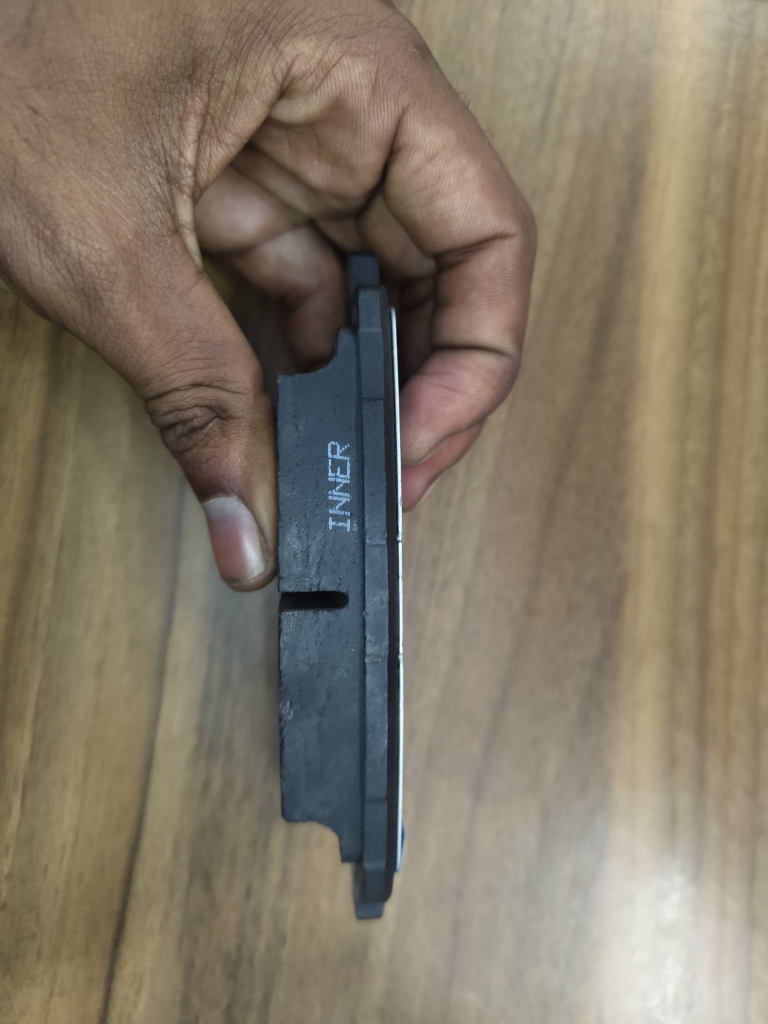
#> input picture E.T/IMG-20250809-WA0009.jpg, 3072 x 4096 px, given in place of the camera (shown at 1/4 size)
$ python dim7.py
#> lines starting #> are read from the running program, lines starting #| are printed output that depends on the picture; after the words box and inside, x2 and y2 are one past the last pixel; in counts of white or black regions, pixels touching at a corner belong together
#> further down, frame is the input picture: shape (4096, 3072, 3); mean B, G, R 103.2, 120.4, 131
#> `image = imutils.resize(frame, width=600)`:
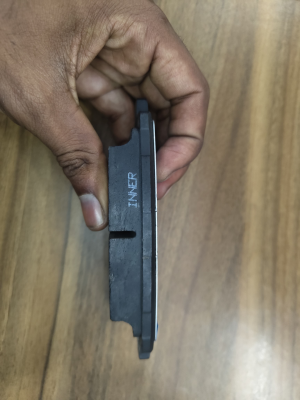
#> image: shape (800, 600, 3) (shown at 1/2 size); mean B, G, R 103.2, 120.4, 131
import cv2
import imutils
import numpy as np
from scipy.spatial import distance as dist

# Reference values
KNOWN_WIDTH_PIXELS = 404.08
KNOWN_WIDTH_CM = 13.3
TARGET_WIDTH_CM = 5.56
TARGET_HEIGHT_CM = 12.54
TOLERANCE = 0.2

def midpoint(x, y):
    return ((x[0] + y[0]) * 0.5, (x[1] + y[1]) * 0.5)

def check_dimension(width_cm, height_cm, target_w, target_h, tolerance=TOLERANCE):
    return abs(width_cm - target_w) <= tolerance and abs(height_cm - target_h) <= tolerance

def find_rectangles_and_measure(image, pixels_per_metric):
    """Find rectangular regions and measure objects within them"""
    gray = cv2.cvtColor(image, cv2.COLOR_BGR2GRAY)
    blurred = cv2.GaussianBlur(gray, (7, 7), 0)
    edged = cv2.Canny(blurred, 50, 100)
    edged = cv2.dilate(edged, None, iterations=1)
    edged = cv2.erode(edged, None, iterations=1)

    # Find contours
    cnts = cv2.findContours(edged.copy(), cv2.RETR_EXTERNAL, cv2.CHAIN_APPROX_SIMPLE)
    cnts = imutils.grab_contours(cnts)

    measurements = []

    for c in cnts:
        # Filter by area to find significant contours
        if cv2.contourArea(c) < 500:
            continue

        # Get bounding rectangle
        x, y, w, h = cv2.boundingRect(c)

        # Check if this looks like a rectangular region (aspect ratio and area)
        aspect_ratio = w / float(h)

        # Look for rectangular shapes that could contain objects
        if 0.5 < aspect_ratio < 3.0 and w > 50 and h > 50:
            # Create ROI (Region of Interest) within this rectangle
            roi = image[y:y+h, x:x+w]

            # Find the actual object within this ROI
            object_width, object_height = measure_object_in_roi(roi, pixels_per_metric)

            if object_width is not None and object_height is not None:
                measurements.append({
                    'x': x, 'y': y, 'w': w, 'h': h,
                    'object_width_cm': object_width,
                    'object_height_cm': object_height,
                    'roi_x': x, 'roi_y': y
                })

    return measurements

def measure_object_in_roi(roi, pixels_per_metric):
    """Measure the actual object within a rectangular ROI"""
    if roi.size == 0:
        return None, None

    gray_roi = cv2.cvtColor(roi, cv2.COLOR_BGR2GRAY)
    blurred_roi = cv2.GaussianBlur(gray_roi, (5, 5), 0)

    # Use adaptive thresholding to better separate objects from background
    thresh = cv2.adaptiveThreshold(blurred_roi, 255, cv2.ADAPTIVE_THRESH_GAUSSIAN_C,
                                   cv2.THRESH_BINARY_INV, 11, 2)

    # Find contours of objects within the ROI
    cnts_roi = cv2.findContours(thresh.copy(), cv2.RETR_EXTERNAL, cv2.CHAIN_APPROX_SIMPLE)
    cnts_roi = imutils.grab_contours(cnts_roi)

    if len(cnts_roi) > 0:
        # Find the largest contour (assuming it's the main object)
        largest_contour = max(cnts_roi, key=cv2.contourArea)

        if cv2.contourArea(largest_contour) > 100:
            # Get the rotated rectangle for more accurate measurement
            rect = cv2.minAreaRect(largest_contour)
            box = cv2.boxPoints(rect)
            box = np.array(box, dtype="int")

            # Calculate width and height from the rotated rectangle
            (tl, tr, br, bl) = box

            # Compute the width and height of the object
            width_pixels = max(dist.euclidean(tl, tr), dist.euclidean(bl, br))
            height_pixels = max(dist.euclidean(tl, bl), dist.euclidean(tr, br))

            # Convert to centimeters
            width_cm = width_pixels / pixels_per_metric
            height_cm = height_pixels / pixels_per_metric

            return width_cm, height_cm

    return None, None

def calibrate_pixels_per_metric(image):
    """Calibrate using reference object"""
    gray = cv2.cvtColor(image, cv2.COLOR_BGR2GRAY)
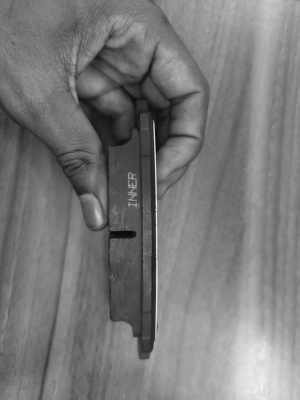
#> gray: shape (800, 600) (shown at 1/2 size); min 9, max 248, mean 121.6
    blurred = cv2.GaussianBlur(gray, (7, 7), 0)
    edged = cv2.Canny(blurred, 50, 100)
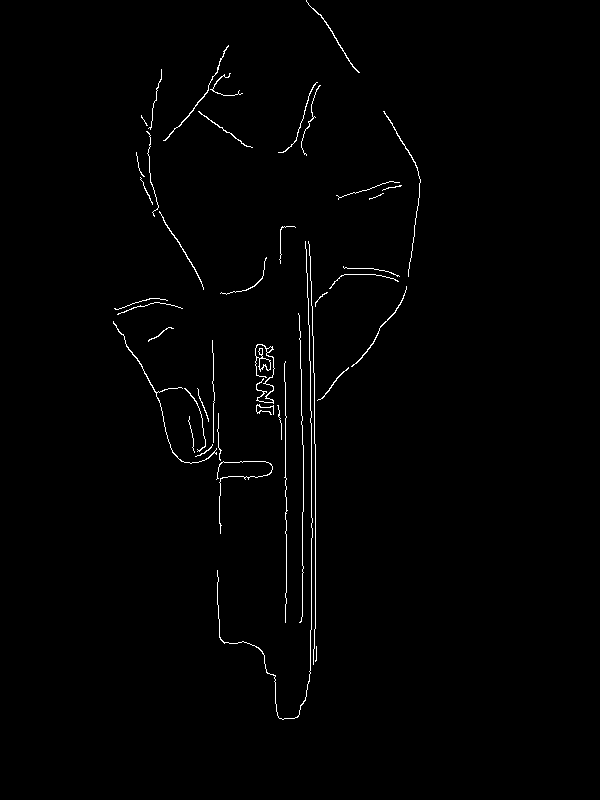
#> edged: shape (800, 600); 1% white in thin lines or dots, all inside (x1, y1, x2, y2) = (113, 0, 421, 720)
    cnts = cv2.findContours(edged.copy(), cv2.RETR_EXTERNAL, cv2.CHAIN_APPROX_SIMPLE)
#> cnts = 42 contours, 31 with area under 20; largest, box (x1, y1, x2, y2) and area: (255, 344, 275, 404) 192, (113, 321, 217, 464) 56, (163, 45, 229, 141) 54, (351, 286, 407, 367) 47, (306, 0, 360, 73) 42
    cnts = imutils.grab_contours(cnts)

    for c in cnts:
        if cv2.contourArea(c) < 100:
            continue
        x, y, w, h = cv2.boundingRect(c)
        return w / KNOWN_WIDTH_CM, x, y, w, h, c
#> this loop made 12 passes
#> (x, y, w, h) on pass 12: (255, 344, 20, 60)
    return KNOWN_WIDTH_PIXELS / KNOWN_WIDTH_CM, None, None, None, None, None

def draw_measurements(image, measurements):
    """Draw measurements and annotations on the image"""
    result_image = image.copy()

    for measurement in measurements:
        x, y, w, h = measurement['x'], measurement['y'], measurement['w'], measurement['h']
        width_cm = measurement['object_width_cm']
        height_cm = measurement['object_height_cm']

        # Check if object meets specifications
        is_good = check_dimension(width_cm, height_cm, TARGET_WIDTH_CM, TARGET_HEIGHT_CM)
        color = (0, 255, 0) if is_good else (0, 0, 255)  # Green if good, Red if defective
        status = "Not Defected" if is_good else "Defected"

        # Draw rectangle around the ROI
        cv2.rectangle(result_image, (x, y), (x + w, y + h), color, 2)

        # Add measurement text
        text_y = y - 10 if y > 30 else y + h + 25
        cv2.putText(result_image, f"W: {width_cm:.2f}cm", (x, text_y),
                   cv2.FONT_HERSHEY_SIMPLEX, 0.6, color, 2)
        cv2.putText(result_image, f"H: {height_cm:.2f}cm", (x, text_y + 20),
                   cv2.FONT_HERSHEY_SIMPLEX, 0.6, color, 2)
        cv2.putText(result_image, status, (x, text_y + 40),
                   cv2.FONT_HERSHEY_SIMPLEX, 0.6, color, 2)

    return result_image

# Main execution
cam = cv2.VideoCapture(0)
if not cam.isOpened():
    print("Cannot open camera")
    exit()

print("Show the reference object for calibration and press any key")
while True:
    ret, frame = cam.read()
    image = imutils.resize(frame, width=600)

    # Attempt to find object for shading
    ppm, x, y, w, h, c = calibrate_pixels_per_metric(image)
#> ppm = 1.5; x = 255; y = 344; w = 20; h = 60; c = contour of 221 points, box (x1, y1, x2, y2) (255, 344, 275, 404), area 192
    if x is not None:
        cv2.rectangle(image, (x, y), (x + w, y + h), (0, 255, 0), 2)
        cv2.putText(image, f"Reference: {KNOWN_WIDTH_CM}cm", (x, y-10),
                   cv2.FONT_HERSHEY_SIMPLEX, 0.6, (0, 255, 0), 2)
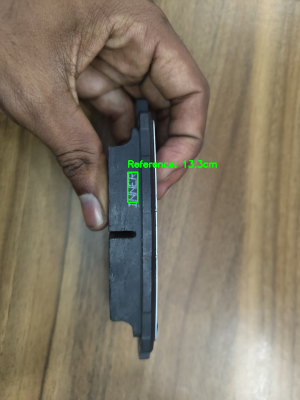
#> image: shape (800, 600, 3) (shown at 1/2 size); mean B, G, R 102.8, 120.9, 130.7

    cv2.imshow("Calibration", image)
    if cv2.waitKey(1) != -1 and x is not None:
#> (key Esc is pressed here)
        pixels_per_metric = ppm
#> pixels_per_metric = 1.5
        break

results = []
for view in ["Front", "Side"]:
    print(f"Show the {view} of the object and press any key")
    while True:
        ret, frame = cam.read()
        image = imutils.resize(frame, width=600)

        # Find rectangles and measure objects within them
        measurements = find_rectangles_and_measure(image, pixels_per_metric)

        if measurements:
            # Draw measurements on image
            image = draw_measurements(image, measurements)

        cv2.imshow(f"{view} View", image)

        if cv2.waitKey(1) != -1 and measurements:
            # Process results for this view
            for measurement in measurements:
                width_cm = measurement['object_width_cm']
                height_cm = measurement['object_height_cm']
                is_good = check_dimension(width_cm, height_cm, TARGET_WIDTH_CM, TARGET_HEIGHT_CM)
                status = "Not Defected" if is_good else "Defected"
                results.append(status)
                print(f"{view} - Width: {width_cm:.2f}cm, Height: {height_cm:.2f}cm - {status}")

            cv2.imshow(f"{view} Result", image)
            cv2.waitKey(2000)
            break
#> this loop made 2 passes
#> pass 1, in find_rectangles_and_measure, `edged = cv2.dilate(edged, None, iterations=1)`:
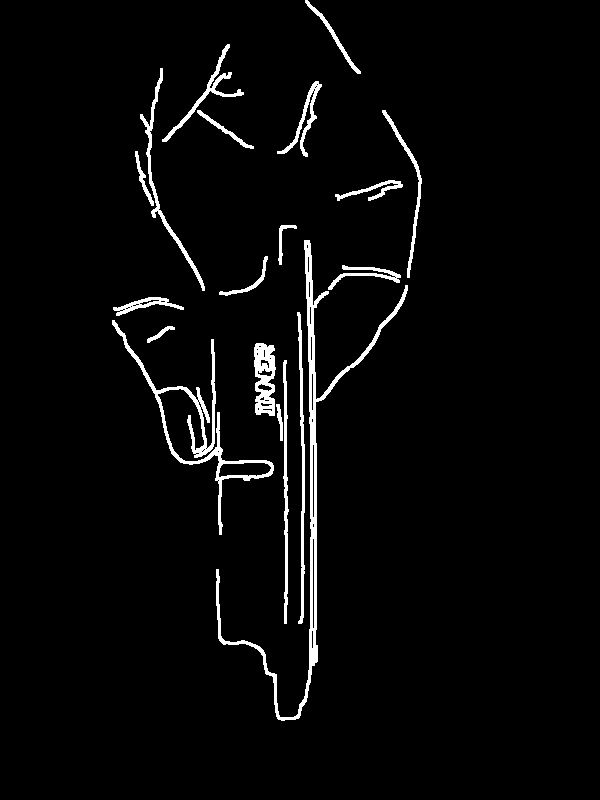
#> edged: shape (800, 600); 3.3% white; 19 white regions, largest, box (x1, y1, x2, y2) and area: (216, 240, 408, 721) 4230, (112, 320, 274, 535) 2631, (254, 343, 276, 416) 1113
#> pass 1, in find_rectangles_and_measure, `edged = cv2.erode(edged, None, iterations=1)`:
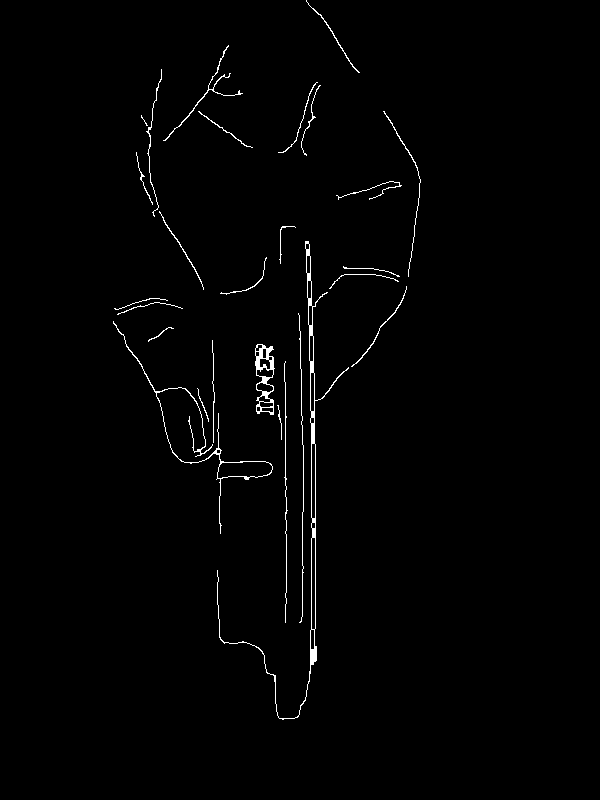
#> edged: shape (800, 600); 1.1% white in thin lines or dots, all inside (x1, y1, x2, y2) = (113, 0, 421, 720)
#> pass 1, in measure_object_in_roi, `gray_roi = cv2.cvtColor(roi, cv2.COLOR_BGR2GRAY)`:
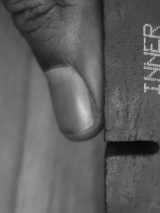
#> gray_roi: shape (213, 160); min 9, max 206, mean 94.9
#> after the loop, results = ['Defected', 'Defected']

# Final results
print("\nFinal Results:")
for i, result in enumerate(results):
    print(f"Measurement {i+1}: {result}")
#> this loop made 2 passes
#> (printed output is left out)

overall_status = "PASS" if all(r == "Not Defected" for r in results) else "FAIL"
#> overall_status = 'FAIL'
print(f"Overall Status: {overall_status}")
#| Overall Status: FAIL

cam.release()
cv2.destroyAllWindows()
